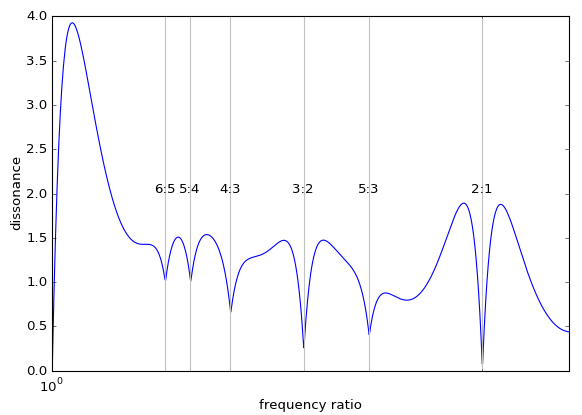

This chart was generated by the following Python code:
from __future__ import division
from numpy import exp, asarray, argsort, sort, sum, minimum


def dissmeasure(fvec, amp, model='min'):
    """
    Given a list of partials in fvec, with amplitudes in amp, this routine
    calculates the dissonance by summing the roughness of every sine pair
    based on a model of Plomp-Levelt's roughness curve.

    The older model (model='product') was based on the product of the two
    amplitudes, but the newer model (model='min') is based on the minimum
    of the two amplitudes, since this matches the beat frequency amplitude.
    """
    fvec = asarray(fvec)
    amp = asarray(amp)

    # used to stretch dissonance curve for different freqs:
    Dstar = 0.24  # point of maximum dissonance
    S1 = 0.0207
    S2 = 18.96

    C1 = 5
    C2 = -5

    # Plomp-Levelt roughness curve:
    A1 = -3.51
    A2 = -5.75

    ams = amp[argsort(fvec)]
    fvec = sort(fvec)

    D = 0
    for i in range(1, len(fvec)):
        Fmin = fvec[:-i]
        S = Dstar / (S1 * Fmin + S2)
        Fdif = fvec[i:] - fvec[:-i]
        if model == 'min':
            a = minimum(ams[:-i], ams[i:])
        elif model == 'product':
            a = ams[i:] * ams[:-i] # Older model
        else:
            raise ValueError('model should be "min" or "product"')
        Dnew = a * (C1 * exp(A1 * S * Fdif) + C2 * exp(A2 * S * Fdif))
        D += sum(Dnew)

    return D


if __name__ == '__main__':
    from numpy import array, linspace, append
    import matplotlib.pyplot as plt

    # Similar to Figure 3
    # http://sethares.engr.wisc.edu/consemi.html#anchor15619672
    freq = 500 * array([1, 2, 3, 4, 5, 6])
    amp = 0.88**array([0, 1, 2, 3, 4, 5])
    alpharange = 2.3
    method = 'min'

#    # Davide Verotta Figure 4 example
#    freq = 261.63 * array([1, 2, 3, 4, 5, 6])
#    amp = 1 / array([1, 2, 3, 4, 5, 6])
#    alpharange = 2.0
#    method = 'product'

    # call function dissmeasure for each interval
    diss = array([0])
    for alpha in linspace(1, alpharange, 1000):
        f = append(freq, alpha*freq)
        a = append(amp, amp)
        d = dissmeasure(f, a, method)
        diss = append(diss, d)

    plt.plot(linspace(1, alpharange, len(diss)), diss)
    plt.xscale('log')
    plt.xlim(1, alpharange)

    plt.xlabel('frequency ratio')
    plt.ylabel('dissonance')

    for n, d in [(2,1), (3,2), (5,3), (4,3), (5,4), (6,5)]:
        plt.axvline(n/d, color='silver')
        plt.annotate(str(n) + ':' + str(d),
                     (n/d, max(diss)*2/3),
                     horizontalalignment='center')

    plt.show()
